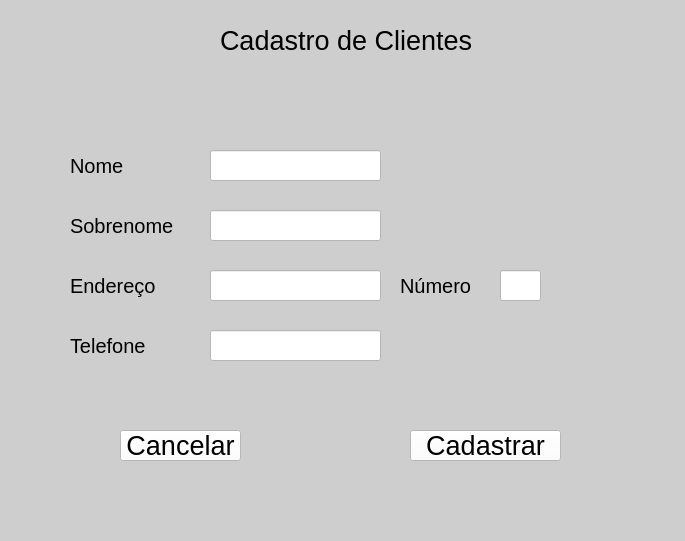
<?xml version="1.0" encoding="UTF-8"?>
<ui version="4.0">
 <class>MainWindow</class>
 <widget class="QMainWindow" name="MainWindow">
  <property name="geometry">
   <rect>
    <x>0</x>
    <y>0</y>
    <width>685</width>
    <height>541</height>
   </rect>
  </property>
  <property name="windowTitle">
   <string>MainWindow</string>
  </property>
  <property name="styleSheet">
   <string notr="true">background-color: rgb(206, 206, 206);</string>
  </property>
  <widget class="QWidget" name="centralwidget">
   <widget class="QLabel" name="label">
    <property name="geometry">
     <rect>
      <x>220</x>
      <y>10</y>
      <width>251</width>
      <height>61</height>
     </rect>
    </property>
    <property name="font">
     <font>
      <pointsize>20</pointsize>
     </font>
    </property>
    <property name="text">
     <string>Cadastro de Clientes</string>
    </property>
   </widget>
   <widget class="QLabel" name="label_2">
    <property name="geometry">
     <rect>
      <x>70</x>
      <y>150</y>
      <width>61</width>
      <height>31</height>
     </rect>
    </property>
    <property name="font">
     <font>
      <pointsize>15</pointsize>
     </font>
    </property>
    <property name="text">
     <string>Nome</string>
    </property>
   </widget>
   <widget class="QLabel" name="label_3">
    <property name="geometry">
     <rect>
      <x>70</x>
      <y>210</y>
      <width>111</width>
      <height>31</height>
     </rect>
    </property>
    <property name="font">
     <font>
      <pointsize>15</pointsize>
     </font>
    </property>
    <property name="text">
     <string>Sobrenome</string>
    </property>
   </widget>
   <widget class="QLabel" name="label_4">
    <property name="geometry">
     <rect>
      <x>70</x>
      <y>270</y>
      <width>111</width>
      <height>31</height>
     </rect>
    </property>
    <property name="font">
     <font>
      <pointsize>15</pointsize>
     </font>
    </property>
    <property name="text">
     <string>Endereço</string>
    </property>
   </widget>
   <widget class="QLineEdit" name="lineEdit">
    <property name="geometry">
     <rect>
      <x>210</x>
      <y>150</y>
      <width>171</width>
      <height>31</height>
     </rect>
    </property>
    <property name="styleSheet">
     <string notr="true">background-color: rgb(255, 255, 255);</string>
    </property>
   </widget>
   <widget class="QLineEdit" name="lineEdit_2">
    <property name="geometry">
     <rect>
      <x>210</x>
      <y>210</y>
      <width>171</width>
      <height>31</height>
     </rect>
    </property>
    <property name="styleSheet">
     <string notr="true">background-color: rgb(255, 255, 255);</string>
    </property>
   </widget>
   <widget class="QLineEdit" name="lineEdit_3">
    <property name="geometry">
     <rect>
      <x>210</x>
      <y>270</y>
      <width>171</width>
      <height>31</height>
     </rect>
    </property>
    <property name="styleSheet">
     <string notr="true">background-color: rgb(255, 255, 255);</string>
    </property>
   </widget>
   <widget class="QLabel" name="label_5">
    <property name="geometry">
     <rect>
      <x>70</x>
      <y>330</y>
      <width>111</width>
      <height>31</height>
     </rect>
    </property>
    <property name="font">
     <font>
      <pointsize>15</pointsize>
     </font>
    </property>
    <property name="text">
     <string>Telefone</string>
    </property>
   </widget>
   <widget class="QLineEdit" name="lineEdit_5">
    <property name="geometry">
     <rect>
      <x>210</x>
      <y>330</y>
      <width>171</width>
      <height>31</height>
     </rect>
    </property>
    <property name="styleSheet">
     <string notr="true">background-color: rgb(255, 255, 255);</string>
    </property>
   </widget>
   <widget class="QPushButton" name="btnCadastrar">
    <property name="geometry">
     <rect>
      <x>410</x>
      <y>430</y>
      <width>151</width>
      <height>31</height>
     </rect>
    </property>
    <property name="font">
     <font>
      <pointsize>20</pointsize>
     </font>
    </property>
    <property name="styleSheet">
     <string notr="true">background-color: rgb(255, 255, 255);</string>
    </property>
    <property name="text">
     <string>Cadastrar</string>
    </property>
   </widget>
   <widget class="QPushButton" name="btnCancelar">
    <property name="geometry">
     <rect>
      <x>120</x>
      <y>430</y>
      <width>121</width>
      <height>31</height>
     </rect>
    </property>
    <property name="font">
     <font>
      <pointsize>20</pointsize>
     </font>
    </property>
    <property name="styleSheet">
     <string notr="true">background-color: rgb(255, 255, 255);</string>
    </property>
    <property name="text">
     <string>Cancelar</string>
    </property>
   </widget>
   <widget class="QLabel" name="label_6">
    <property name="geometry">
     <rect>
      <x>400</x>
      <y>270</y>
      <width>81</width>
      <height>31</height>
     </rect>
    </property>
    <property name="font">
     <font>
      <pointsize>15</pointsize>
     </font>
    </property>
    <property name="text">
     <string>Número</string>
    </property>
   </widget>
   <widget class="QLineEdit" name="lineEdit_4">
    <property name="geometry">
     <rect>
      <x>500</x>
      <y>270</y>
      <width>41</width>
      <height>31</height>
     </rect>
    </property>
    <property name="styleSheet">
     <string notr="true">background-color: rgb(255, 255, 255);</string>
    </property>
   </widget>
  </widget>
  <widget class="QMenuBar" name="menubar">
   <property name="geometry">
    <rect>
     <x>0</x>
     <y>0</y>
     <width>685</width>
     <height>21</height>
    </rect>
   </property>
  </widget>
  <widget class="QStatusBar" name="statusbar"/>
 </widget>
 <resources/>
 <connections/>
</ui>
